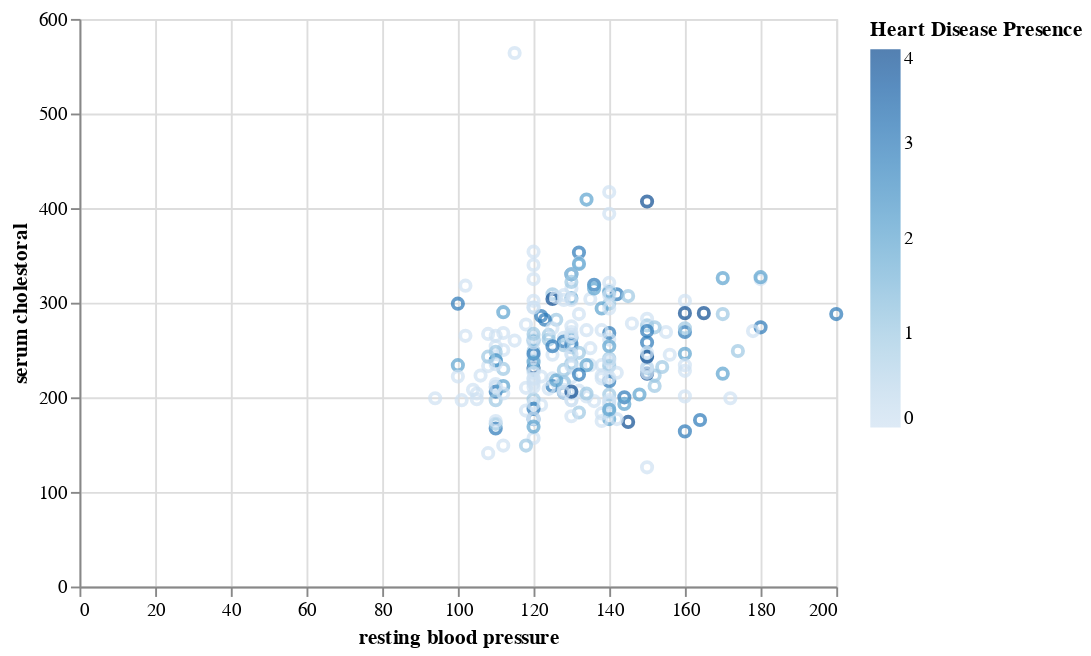

Write notebook code for a chart like this one.
### Markdown cell above
### Data Visualization

To visualize our predictors and rule out categorical ones, we created pair-wise scatterplots to visualize each predictors distribution

### Code cell
trestbps_chol_plot = alt.Chart(cleveland_train).mark_point().encode(
    x = alt.X("trestbps", title = "resting blood pressure"),
    y = alt.Y('chol', title = "serum cholestoral"),
    color = alt.Color("heart_disease_presence", title = "Heart Disease Presence")
)
trestbps_chol_plot

### Figure 1 — Vega-Lite specification as saved in the notebook (floating-point values rounded to 4 significant figures; data arrays with more than 128 entries replaced by an {"elided": "..."} marker saying what was removed)
{"config": {"view": {"continuousWidth": 400, "continuousHeight": 300}}, "data": {"name": "data-5823f5e2d9c6920f92279af6888b5263"}, "mark": "point", "encoding": {"color": {"field": "heart_disease_presence", "title": "Heart Disease Presence", "type": "quantitative"}, "x": {"field": "trestbps", "title": "resting blood pressure", "type": "quantitative"}, "y": {"field": "chol", "title": "serum cholestoral", "type": "quantitative"}}, "$schema": "https://vega.github.io/schema/vega-lite/v4.17.0.json", "datasets": {"data-5823f5e2d9c6920f92279af6888b5263": {"elided": "227 records"}}}
